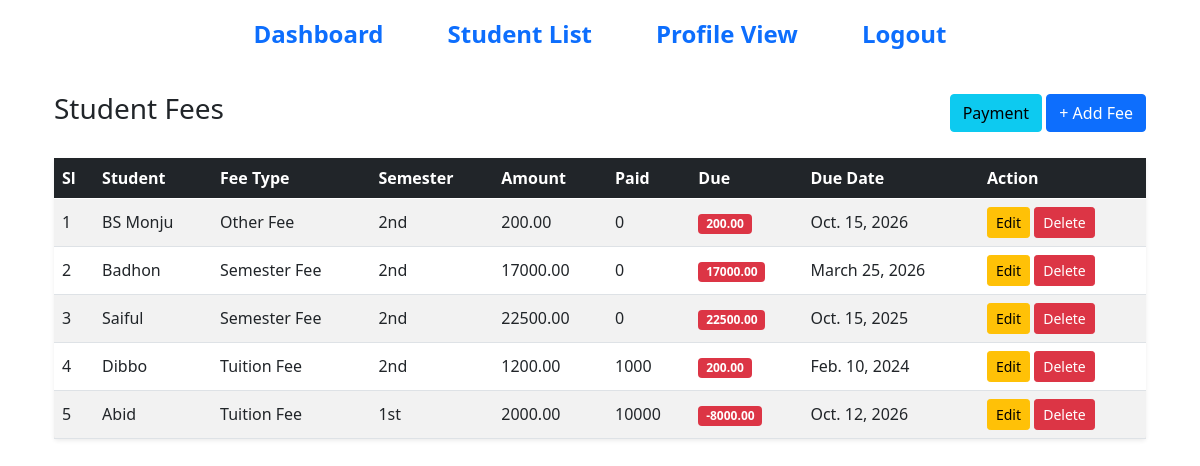
/fee/list/ (signed in), run on the app's committed database.
### portal_app/models.py (models this page shows, shortened)
class FeeModel(models.Model):
    FEE_TYPES = [
        ('Tuition', 'Tuition Fee'),
        ('Semester', 'Semester Fee'),
        ('Other', 'Other Fee'),
    ]
    user = models.ForeignKey(
        settings.AUTH_USER_MODEL,
        on_delete=models.CASCADE,
        related_name='student_fees'
    )
    student = models.ForeignKey(
        StudentModel,
        on_delete=models.CASCADE,
        related_name='fees'
    )
    fee_type = models.CharField(
        max_length=20,
        choices=FEE_TYPES,
        null=True
    )
    semester = models.CharField(max_length=10,null=True)
    description = models.CharField(max_length=200,null=True, blank=True)
    amount = models.DecimalField(max_digits=10, decimal_places=2,null=True)
    due_date = models.DateField(null=True, blank=True)
    created_at = models.DateTimeField(auto_now_add=True)
    @property
    def paid_amount(self):
        return self.payments.aggregate(
            total=models.Sum('amount')
        )['total'] or 0
    @property
    def due_amount(self):
        return self.amount - self.paid_amount

class StudentModel(models.Model):
    DEPT_TYPES = [
        ('BBA', 'BBA'),
        ('CSE', 'CSE'),
        ('EEE', 'EEE'),
    ]
    user = models.OneToOneField(
        UserModel,
        on_delete=models.CASCADE,
        related_name='student_profile'
    )
    name = models.CharField(max_length=100, null=True, blank=True)
    email = models.EmailField(null=True, blank=True)
    phone = models.CharField(max_length=15, null=True, blank=True)
    address = models.TextField(null=True, blank=True)
    image = models.ImageField(upload_to='media/student_images',null=True,blank=True)
    department = models.CharField(choices=DEPT_TYPES,max_length=20,null=True,blank=True)

### portal_app/views.py (the view)
# urls.py: path('fee/list/', fee_list, name='fee_list'),
@login_required
def fee_list(request):
    if request.user.role == 'Admin':
        fees = FeeModel.objects.select_related(
            'student', 'user'
        ).order_by('-id')
    else:
        student = FeeModel.objects.none()
        fees = FeeModel.objects.filter(
            user=request.user,
            student__user=request.user
        ).select_related('student').order_by('-id')
    context = {
        'fees': fees,
    }
    return render(request, 'pages/fee_list.html', context)

### portal_app/templates/pages/fee_list.html (shortened to what this page needs)
{% extends 'master/base.html' %}
{% block Content %}
<div class="container py-4">
    <div class="d-flex justify-content-between align-items-center mb-4">
        <h3>Student Fees</h3>
        <div>
            <a href="{% url 'payment_list' %}" class="btn btn-info">Payment</a>
            {% if request.user.role == 'Admin' %}
            <a href="{% url 'fee_create' %}" class="btn btn-primary">+ Add Fee</a>
            {% endif %}
        </div>
    </div>
    <div class="card shadow-sm border-0">
        <div class="table-responsive">
            <table class="table table-hover table-striped align-middle mb-0">
                <thead class="table-dark">
                    <tr>
                        <th>Sl</th>
                        <th>Student</th>
                        <th>Fee Type</th>
                        <th>Semester</th>
                        <th>Amount</th>
                        <th>Paid</th>
                        <th>Due</th>
                        <th>Due Date</th>
                        {% if request.user.role == 'Admin' %}
                        <th>Action</th>
                        {% endif %}
                    </tr>
                </thead>
                <tbody>
                    {% for fee in fees %}
                    <tr>
                        <td>{{ forloop.counter }}</td>
                        <td>{{ fee.student.name }}</td>
                        <td>{{ fee.get_fee_type_display }}</td>
                        <td>{{ fee.semester }}</td>
                        <td>{{ fee.amount }}</td>
                        <td>{{ fee.paid_amount }}</td>
                        <td>
                            <span class="badge bg-danger">
                                {{ fee.due_amount }}
                            </span>
                        </td>
                        <td>{{ fee.due_date|default:"—" }}</td>
                        {% if request.user.role == 'Admin' %}
                        <td>
                            <a href="{% url 'fee_update' fee.id %}"
                               class="btn btn-sm btn-warning">Edit</a>
                            <form method="POST"
                                  action="#"
                                  class="d-inline">
                                <button class="btn btn-sm btn-danger">
                                    Delete
                                </button>
                            </form>
                        </td>
                        {% endif %}
                    </tr>
                    {% empty %}
                    <tr>
                        <td colspan="9" class="text-center py-4">
                            No fee records found.
                        </td>
                    </tr>
                    {% endfor %}
                </tbody>
            </table>
        </div>
    </div>
</div>
{% endblock Content %}

### data on the page
FeeModel: student.name "BS Monju", fee_type "Other Fee", semester "2nd", amount "200.00", paid_amount "0", due_amount "200.00", due_date "Oct. 15, 2026"
FeeModel: student.name "Badhon", fee_type "Semester Fee", semester "2nd", amount "17000.00", paid_amount "0", due_amount "17000.00", due_date "March 25, 2026"
FeeModel: student.name "Saiful", fee_type "Semester Fee", semester "2nd", amount "22500.00", paid_amount "0", due_amount "22500.00", due_date "Oct. 15, 2025"
FeeModel: student.name "Dibbo", fee_type "Tuition Fee", semester "2nd", amount "1200.00", paid_amount "1000", due_amount "200.00", due_date "Feb. 10, 2024"
FeeModel: student.name "Abid", fee_type "Tuition Fee", semester "1st", amount "2000.00", paid_amount "10000", due_amount "-8000.00", due_date "Oct. 12, 2026"
